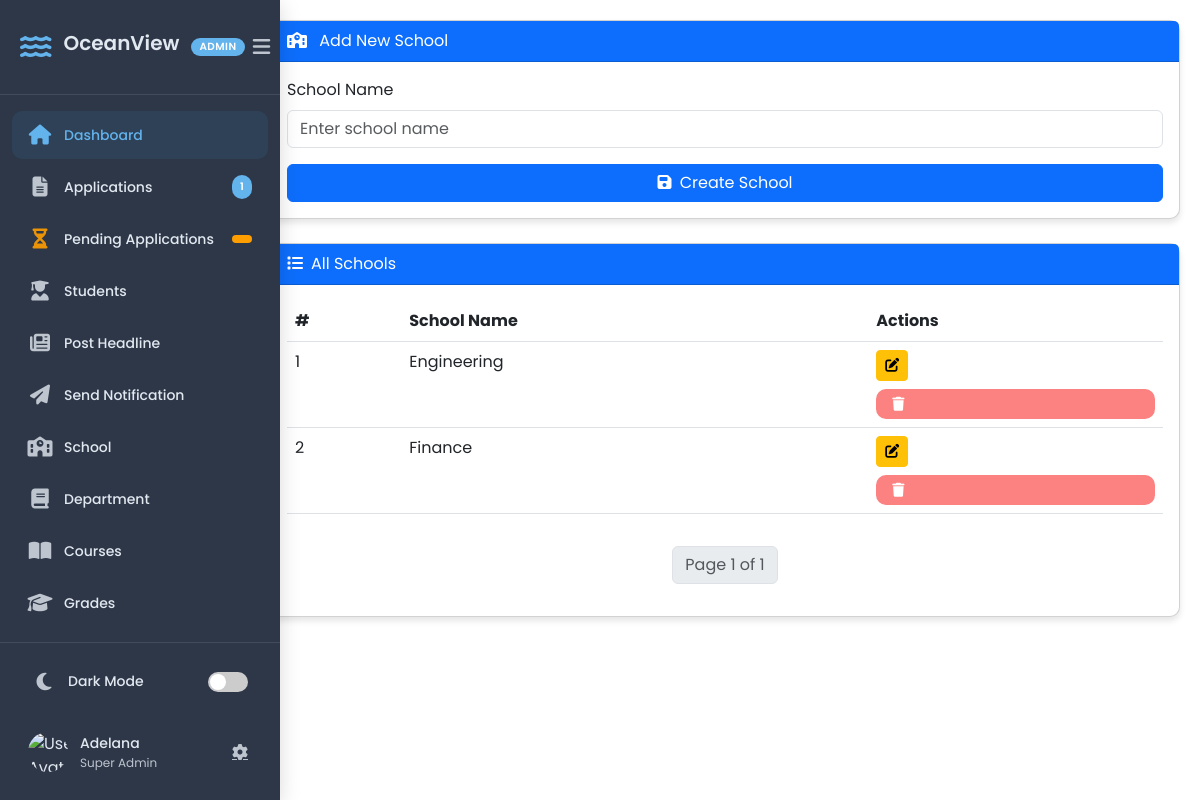
Page /add-school/ (signed in) on the earlier database version.
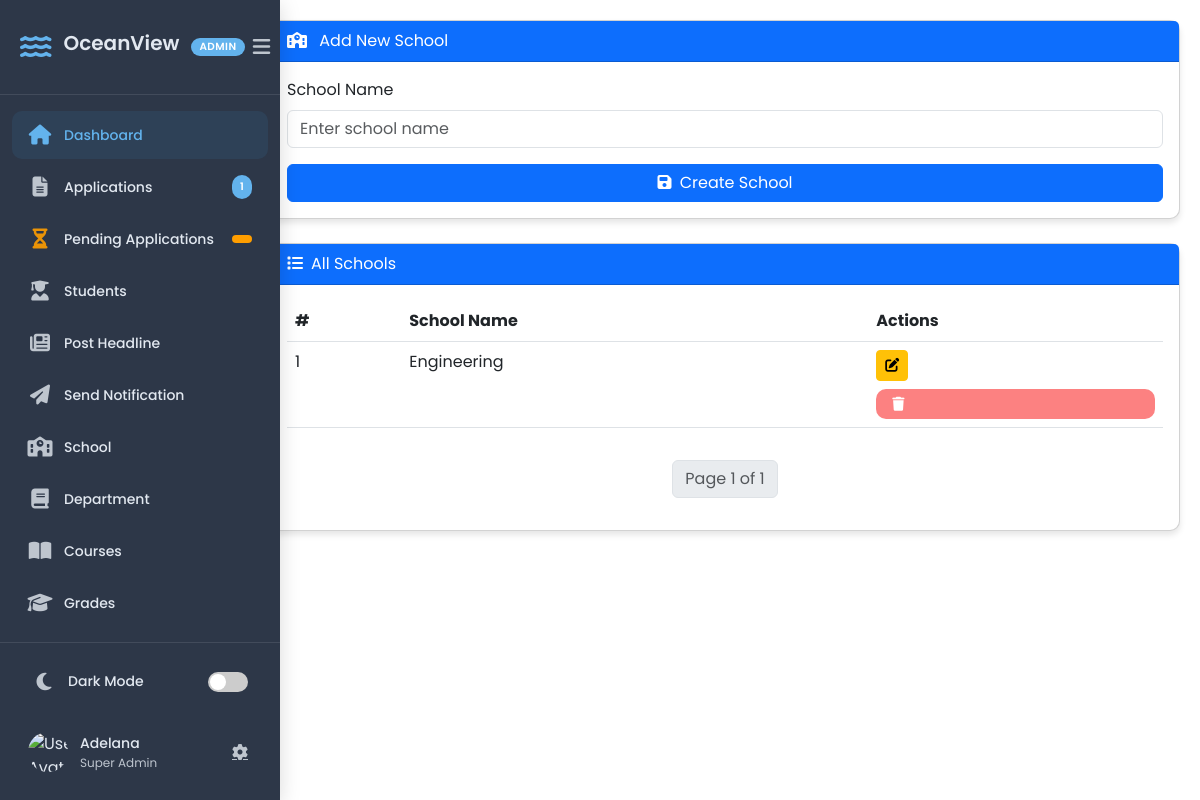
Same page on the later database version.
### portal/models.py (models this page shows, shortened)
class School(models.Model):
    name = models.CharField(max_length=100, unique=True)

### crm/views.py (the view)
# urls.py: path("add-school/", add_School, name = "add_school" ),
@login_required
def add_School(request):
    if not request.user.is_superuser:
     return HttpResponseForbidden("You do not have permission to view this applicant.")
    total_applications = Application.objects.count()
    if request.method == "POST":
        form = SchoolForm(request.POST, request.FILES)
        if form.is_valid():
            form.save()
            messages.success(request, "School created successfully!")
            return redirect("add_school")
    else:
        form = SchoolForm()
    schools = paginate_schools(request)
    return render(request, "crm/add_school.html", {"form": form, "schools": schools, 'total_applications': total_applications})

### crm/forms.py
class SchoolForm(forms.ModelForm):
    class Meta:
        model = School
        fields = ["name"]  # Changed from "Name" to "name" to match model field
        widgets = {
            "name": forms.TextInput(attrs={
                "class": "form-control",
                "placeholder": "Enter school name"
            }),
        }

### crm/context_processors.py (called while the page is built)
def user_roles(request):
    if request.user.is_authenticated:
        groups = request.user.groups.values_list("name", flat=True)
        return {"user_groups": groups}
    return {}

### crm/views.py (called while the page is built)
@login_required
def paginate_schools(request):
    if not request.user.is_superuser:
     return HttpResponseForbidden("You do not have permission to view this applicant.")
    """ Helper function to paginate headlines """
    schools_list = School.objects.all()
    paginator = Paginator(schools_list, 3)  # 3 headlines per page
    page_number = request.GET.get("page")
    return paginator.get_page(page_number)

### crm/templates/crm/add_school.html (shortened to what this page needs)
{% load static %}
<!DOCTYPE html>
<html lang="en">
<head>
    <link href="https://cdn.jsdelivr.net/npm/bootstrap@5.3.0/dist/css/bootstrap.min.css" rel="stylesheet">
    <link rel="stylesheet" href="https://cdnjs.cloudflare.com/ajax/libs/font-awesome/6.0.0/css/all.min.css">
    <link rel="stylesheet" href="{% static 'crm/css/add_school.css' %}">
</head>
<body>
    {% include 'crm/sidebar.html' %}
    <div class="main-content" style="margin-left: 250px; padding: 20px;">
        <div class="card mb-4">
            <div class="card-header bg-primary text-white">
                <i class="fas fa-school me-2"></i>
                {% if form.instance.id %}Edit School{% else %}Add New School{% endif %}
            </div>
            <div class="card-body">
                <form method="POST" id="schoolForm">
                    <div class="mb-3">
                        <label for="id_Name" class="form-label">School Name</label>
                        {{ form.name }}
                    </div>
                    <button type="submit" class="btn btn-primary w-100">
                        <i class="fas fa-save me-1"></i>
                        {% if form.instance.id %}Update{% else %}Create{% endif %} School
                    </button>
                </form>
            </div>
        </div>
        <div class="card">
            <div class="card-header bg-primary text-white">
                <i class="fas fa-list me-2"></i>All Schools
            </div>
            <div class="card-body">
                <div class="table-responsive">
                    <table class="table table-hover">
                        <thead>
                            <tr>
                                <th>#</th>
                                <th>School Name</th>
                                <th>Actions</th>
                            </tr>
                        </thead>
                        <tbody>
                            {% for school in schools %}
                            <tr>
                                <td>{{ forloop.counter }}</td>
                                <td>{{ school.name }}</td>
                                <td>
                                    <a href="#" class="btn btn-sm btn-warning">
                                        <i class="fas fa-edit"></i>
                                    </a>
                                    <form action="#" method="POST" class="d-inline">
                                        <button type="submit" class="btn btn-sm btn-danger" onclick="return confirm('Are you sure you want to delete this school?')">
                                            <i class="fas fa-trash"></i>
                                        </button>
                                    </form>
                                </td>
                            </tr>
                            {% empty %}
                            <tr>
                                <td colspan="3" class="text-center">No schools found</td>
                            </tr>
                            {% endfor %}
                        </tbody>
                    </table>
                </div>
                <div class="mt-3">
                    <nav aria-label="Page navigation">
                        <ul class="pagination justify-content-center">
                            <li class="page-item disabled">
                                <span class="page-link">
                                    Page {{ schools.number }} of {{ schools.paginator.num_pages }}
                                </span>
                            </li>
                        </ul>
                    </nav>
                </div>
            </div>
        </div>
    </div>
</body>
</html>

Differences in the rows shown:
removed School: name "Finance"
